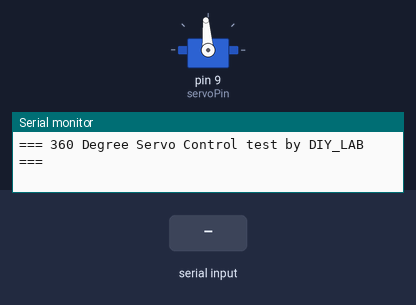
Recording of a sketch running on a simulated Arduino Uno, built with avr-gcc and run on an emulated ATmega328P. Shown: servo, the last lines printed to the serial monitor. Wiring (inferred from the names in the program): servo: signal pin 9. Inputs (shaded band) come from the test bench. Servo pulses on a pin are drawn as a servo (544–2400 µs = 0–180°).

Above: at 1.2 s.
1.3 s: "90,45\n" received over Serial
At 2.5 s:
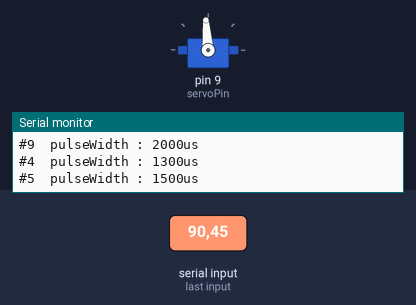
2.8 s: "30,150\n" received over Serial
At 3.8 s:
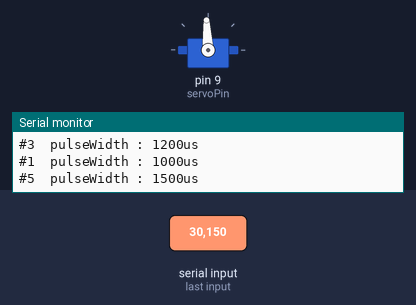
4.4 s: "360\n" received over Serial
At 5.2 s:
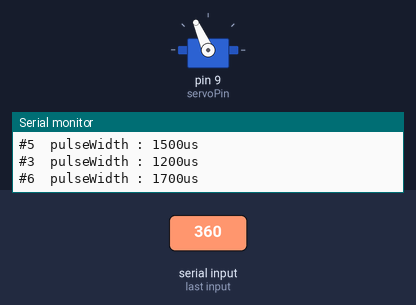
5.9 s: "200\n" received over Serial
At 6.9 s:
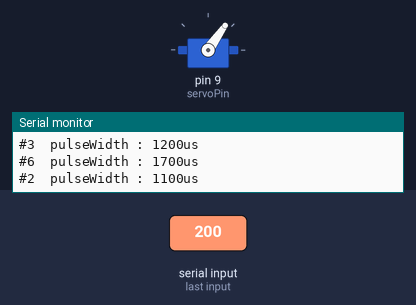
7.4 s: "5\n" received over Serial
At 7.9 s:
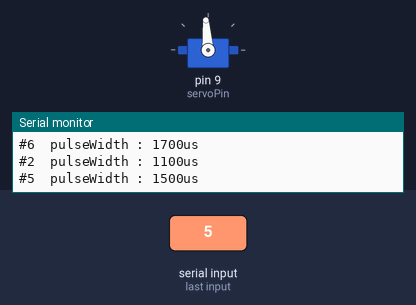
8.9 s: "90\n" received over Serial
At 9.3 s:
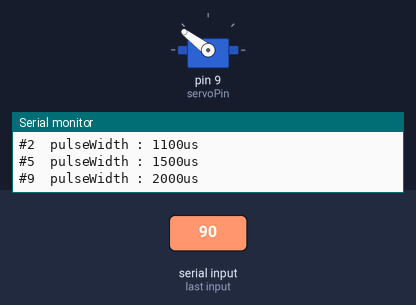
Timing chart, 0 to 11.4 s (numbered marks = the images above; inputs shaded):
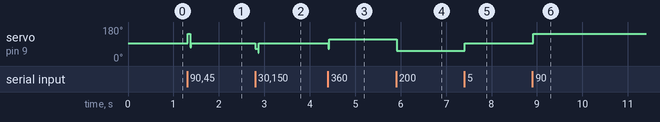

The sketch:

DIY_LAB_360_Degree_Servo_Control.ino
```cpp
// (licence header left out)
/*---------------- The following edited by DIY_LAB --------------

//• 360度連續旋轉舵機的控制說明：

   本舵機和一般舵機的控制大同小異，差別在一般舵機是利用PWM脈衝寬度來控制旋轉角度，
   而此360度連續旋轉舵機則是利用PWM脈衝寬度來控制正反轉、轉速和停止，詳細說明如下：

   輸入50Hz(週期20ms)方波信號，然後控制信號週期的高電位脈衝寬度時間(占空比duty cycle)，就可以控制速度、正反轉和停止。
   脈衝高電位持續時間(占空比duty cycle)對應轉速如下：
   1) 高電位在 1.0〜1.5 ms，舵機正轉（脈衝寬度在1ms時正轉速最快，越接近1.5ms越慢，在1.5ms時舵機停止）
   2) 高電位在 1.5〜2.0 ms，舵機反轉（脈衝寬度在2ms時反轉速最快，越接近1.5ms越慢，在1.5ms時舵機停止)

   本舵機具有可調電位器（需要打開外殼）可做歸零調整，調整時先設定好一個1.5ms寬的高電位脈衝給舵機，觀察它是否正常停止。
   若不是，請調節電位器，直到舵機停止為止。


//•實驗說明：
   請下載 DIY_LAB_360 Degree Servo Control.ino 範例程式，編譯完後,按upload進行上傳即可。
   按serial monitor進行觀察時，monitor右下角要設成 9600 baud，否則可能會出現亂碼。

   在serial monitor上方輸入數字1~9 將可看到舵機正反轉及轉速變化，對應轉速表如下：
   輸入(1~9)：1(正轉最快)~2(正轉)~3(正轉)~4(正轉最慢)~5(停)~6(反轉最慢)~7(反轉)~8(反轉)~9(反轉最快)

   *注意：本範例是利用程式內部執行delay計算脈寬，將存在著些許誤差，若輸入數字 5 舵機未完全停止而仍有微微振動或轉動，
   此乃脈寬誤差所致，可利用舵機內部電位器（需要打開外殼）做歸零調整。


//•模組引腳連接如下：
  【DS04-NFC 舵機】   與      【Arduino UNO R3】
      綜線           <-->        GND
      紅線           <-->        +5V (建議接外部電源)
      黃線           <-->        P9


  *注意：
   360度舵機 建議用外接電源(電壓:5V 電流:1A)，因 Arduino 系統的供電能力有限，
   在舵機負載大或堵轉時(需要較大扭力)舵機電流會忽然增大常常超過Arduino能提供的最大電流。

----------------------------------------------------------------*/

#define servoPin 9  // 定義舵機控制Pin(=P9)
int myNum;          // 輸入(1~9); 1(正轉最快)~2(正轉)~3(正轉)~4(正轉最慢)~5(停)~6(反轉最慢)~7(反轉)~8(反轉)~9(反轉最快)
int pulseWidth;     // 脈衝寬度

// 脈寬對照表(1000us~2000us) 對應 輸入數字 1~9
// 單位us => 1(1ms),2(1.1ms),3(1.2ms),4(1.3m),5(1.5m),6(1.7ms),7(1.8ms),8(1.9ms),9(2ms)
int pulseTable[]={1000,1100,1200,1300,1500,1700,1800,1900,2000}; //脈寬設定表,若轉速不明顯請自行調整


void setup(){
  pinMode(servoPin,OUTPUT);            // 舵機控制Pin設定為輸出模式
  pulseWidth=pulseTable[4];            // 初始化=1.5ms,即一開始讓舵機停止
  Serial.begin(9600);                  // 連接到串行端口，鮑率為9600
  Serial.println("=== 360 Degree Servo Control test by DIY_LAB ===" ) ;
}


void loop(){

  // 讀取鍵盤輸入1~9字元當作正反轉速控制
  if (Serial.available() ) {
    myNum=Serial.read();               // 讀取串行端口的值(由鍵盤輸入1~9並按enter鍵)
    if(myNum>'0'&& myNum<='9'){
      myNum=myNum-'0';                 // 將ASCII code轉化為數值(1-9)

      pulseWidth=pulseTable[myNum-1];  // 將數字轉化為脈寬(1000us~2000us)
	  Serial.print("#");
	  Serial.print(myNum);             // 印出按下哪個數字
      Serial.print("  pulseWidth : ");
	  Serial.print(pulseWidth,DEC);    // 印出脈寬
	  Serial.println("us");
    }
  }

  // 產生50Hz PWM信號(週期固定為20ms,脈寬duty cycle=1~2ms)用來控制舵機正反轉及轉速
  digitalWrite(servoPin,HIGH);         // 設舵機控制Pin為High
  delayMicroseconds(pulseWidth);       // 設定duty cycle時間(us)(這段時間皆為High)
  digitalWrite(servoPin,LOW);          // 設舵機控制Pin為Low
  delay(20.0-pulseWidth/1000.0);       // 標準PWM信號的週期固定為20ms(剩下時間皆為LOW)
}
```

Measured:
- after the input at 1.3 s, servo on pin 9 (servoPin): 94° → 143° at once, → 74° 0.06 s later, → 94° 0.02 s later
- after the input at 2.8 s, servo on pin 9 (servoPin): 94° → 93° at once
- after the input at 4.4 s, servo on pin 9 (servoPin): 93° → 114° at once
- after the input at 5.9 s, servo on pin 9 (servoPin): 114° → 55° at once
- after the input at 7.4 s, servo on pin 9 (servoPin): 55° → 94° at once
- after the input at 8.9 s, servo on pin 9 (servoPin): 94° → 143° at once
